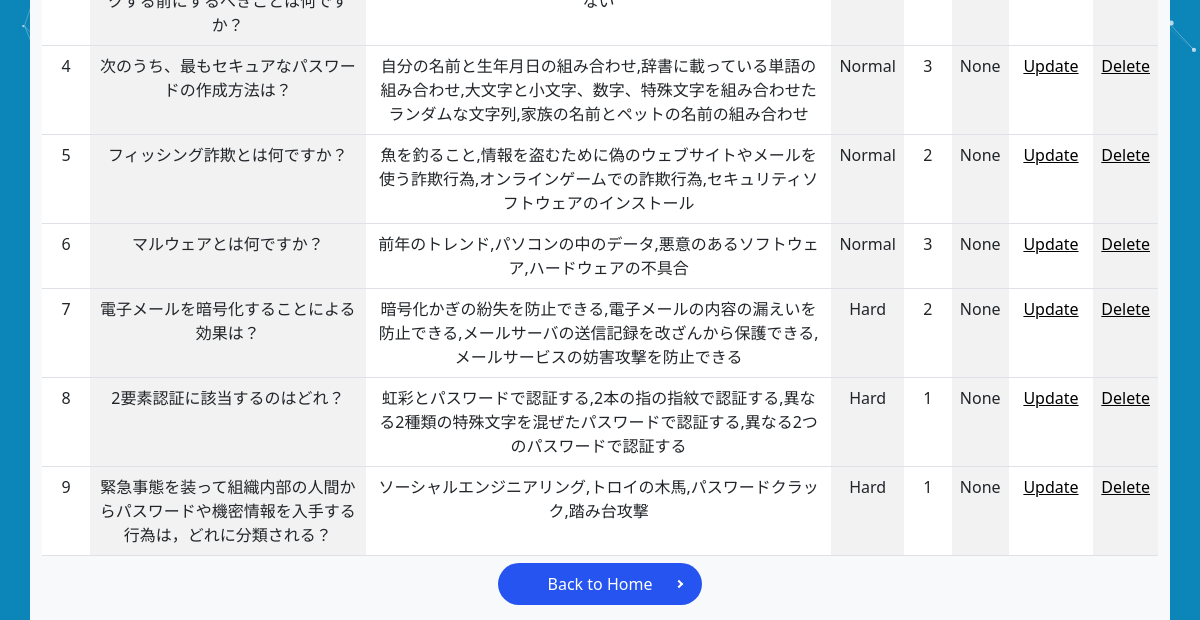
The app's page /questions_manager (lower part), older data.
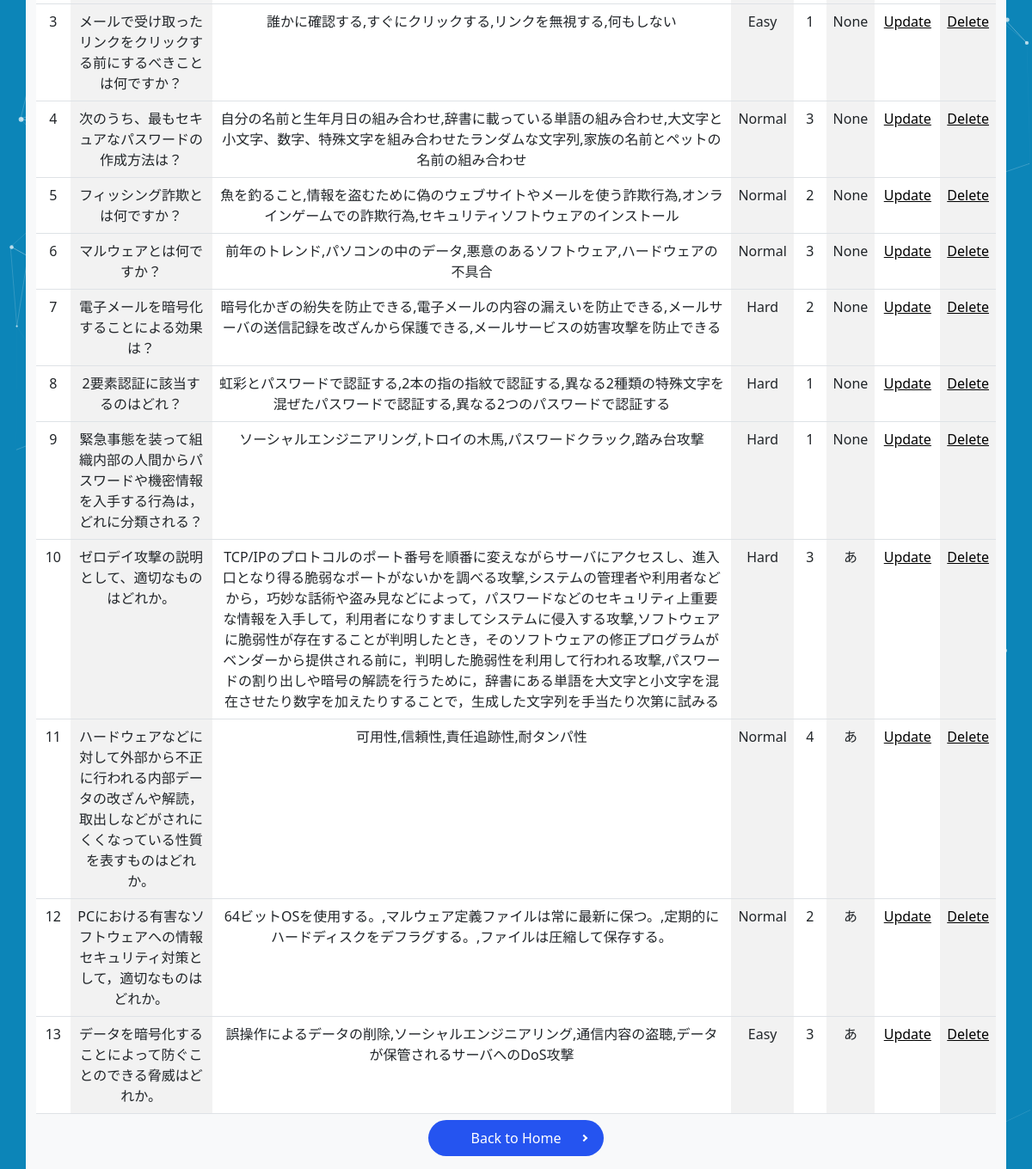
The same page, newer data.
### app.py (models this page shows)
class Question(db.Model):
    id = db.Column(db.Integer, primary_key=True)
    text = db.Column(db.Text, nullable=False)
    choices = db.Column(db.Text, nullable=False)
    difficulty = db.Column(db.String(50), nullable=False)
    correct_choice = db.Column(db.Integer, nullable=False)
    explain = db.Column(db.Text, nullable=True)

### app.py (the view)
@app.route("/questions_manager")
def list_questions_manager():
    questions = Question.query.all()
    number = 0
    numque =[]
    for question in questions:
        number = number + 1
        numque.append((number,question))
    return render_template("manager/question_list.html", numque=numque)

### templates/manager/question_list.html (shortened to what this page needs)
{% extends 'base.html' %}
{% block body %}
<div id="particles-js"></div>
<link rel="stylesheet" href="../../static/css/background.css">
<link rel="stylesheet" href="../../static/css/yajirusi_button.css">
<br>
<br>
<div class="container-sm bg-light text-center" style="width: 1600px;">
    <table class="table table-striped-columns">
        <tbody>
            {% for number, question in numque %}
            <tr>
                <td>{{ number }}</td>
                <td>{{ question.text }}</td>
                <td>{{ question.choices }}</td>
                <td>{{ question.difficulty }}</td>
                <td>{{ question.correct_choice }}</td>
                <td>{{ question.explain }}</td>
                <td><a href="/update/{{ question.id }}" role="button">Update</a> </td>
                <td><a href="/delete/{{ question.id }}" role="button">Delete</a> </td>
            </tr>
            {% endfor %}
        </tbody>
    </table>
    <div class="">
        <a href="/manager" class="button mb_top">Back to Home</a>
    </div><br>
</div>
{% endblock %}

Row changes from the older to the newer data that the page shows:
now on this page (row unchanged): Question: id "3", text "メールで受け取ったリンクをクリックする前にするべきことは何ですか？", choices "誰かに確認する,すぐにクリックする,リンクを無視する,何もしない", difficulty "Easy", correct_choice "1", explain "None"
added Question: id "10", text "ゼロデイ攻撃の説明として、適切なものはどれか。", choices "TCP/IPのプロトコルのポート番号を順番に変えながらサーバにアクセスし、進入口となり得る脆弱なポートがないかを調べる攻撃,システムの管理者や利用者などから，巧妙な話術や盗み見などによって，パスワードなどのセキュリティ上重要な情報を入手して，利用者になりすましてシステムに侵入する攻撃,ソフトウェアに脆弱性が存在することが判明したとき，そのソフトウェアの修正プログラムがベンダーから提供される前に，判明した脆弱性を利用して行われる攻撃,パスワードの割り出しや暗号の解読を行うために，辞書にある単語を大文字と小文字を混在させたり数字を加えたりすることで，生成した文字列を手当たり次第に試みる", difficulty "Hard", correct_choice "3", explain "あ"
added Question: id "11", text "ハードウェアなどに対して外部から不正に行われる内部データの改ざんや解読，取出しなどがされにくくなっている性質を表すものはどれか。", choices "可用性,信頼性,責任追跡性,耐タンパ性", difficulty "Normal", correct_choice "4", explain "あ"
added Question: id "12", text "PCにおける有害なソフトウェアへの情報セキュリティ対策として，適切なものはどれか。", choices "64ビットOSを使用する。,マルウェア定義ファイルは常に最新に保つ。,定期的にハードディスクをデフラグする。,ファイルは圧縮して保存する。", difficulty "Normal", correct_choice "2", explain "あ"
added Question: id "13", text "データを暗号化することによって防ぐことのできる脅威はどれか。", choices "誤操作によるデータの削除,ソーシャルエンジニアリング,通信内容の盗聴,データが保管されるサーバへのDoS攻撃", difficulty "Easy", correct_choice "3", explain "あ"
